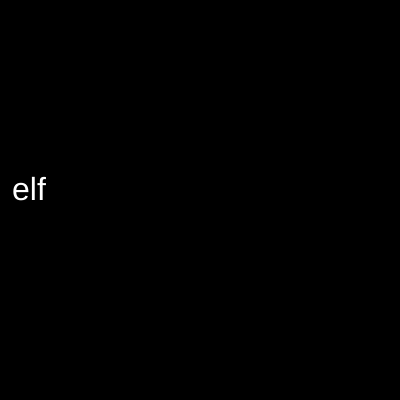
Frame 1 (no input)
Frame 60 (no input): identical to frame 1, image omitted
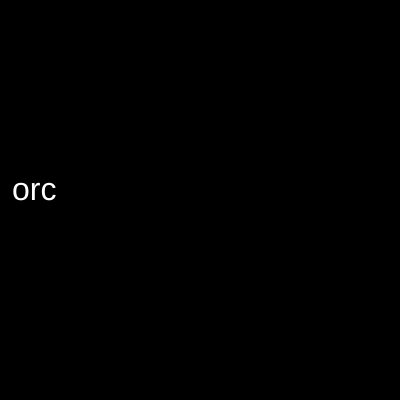
Frame 120 (the mouse pressed at the canvas centre since frame 60)

The p5.js sketch that drew these frames (run headless with seeded random() and noise() and a simulated clock; from frame 60 on, the mouse is pressed at the canvas centre):

// p5.js sketch
// ── sketch.js
let words = ["elf", "orc", "dwarf", "human"];
let index = 0;

function setup() {
  createCanvas(400, 400);
}

function draw() {
  background(0);

  fill(255);
  textSize(32);
  text(words[index], 12, 200);
}

function mousePressed(){
  index = index + 1;

  if (index == words.length) {
    index = 0;
  }
}
